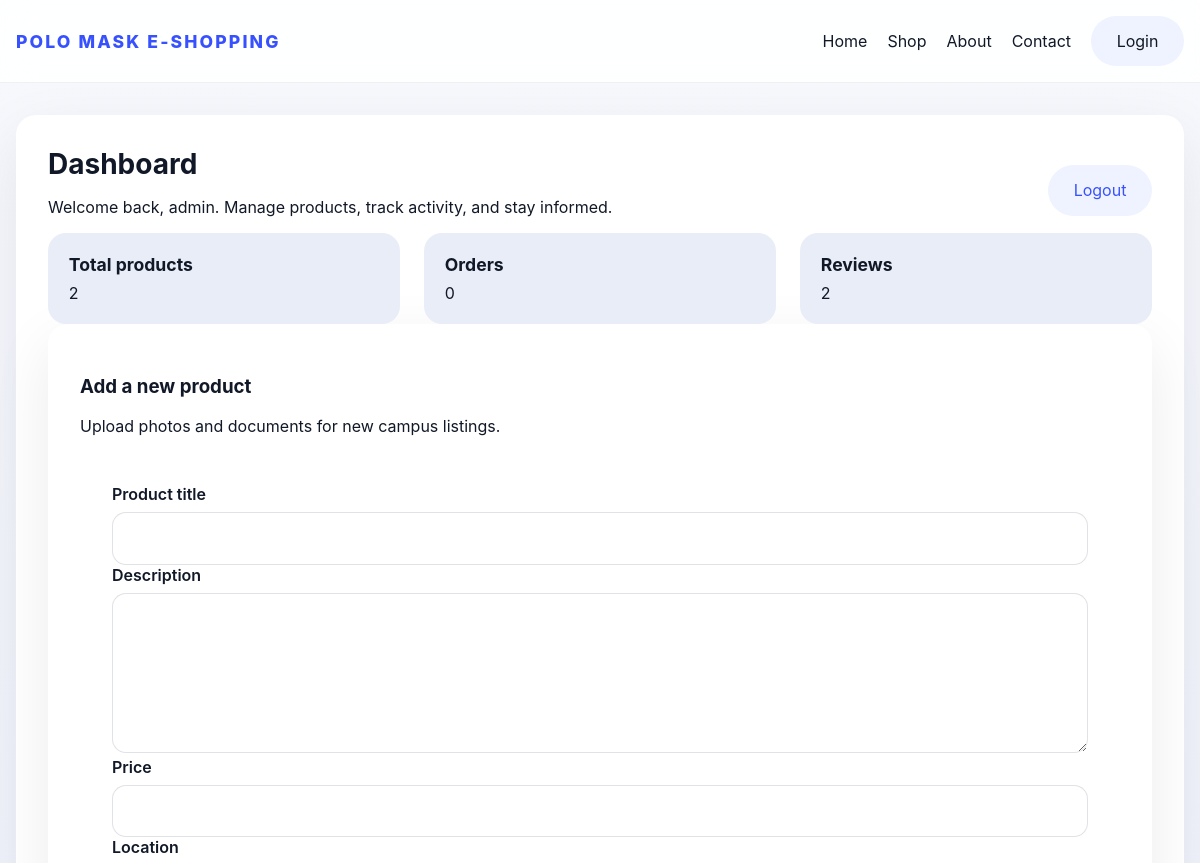
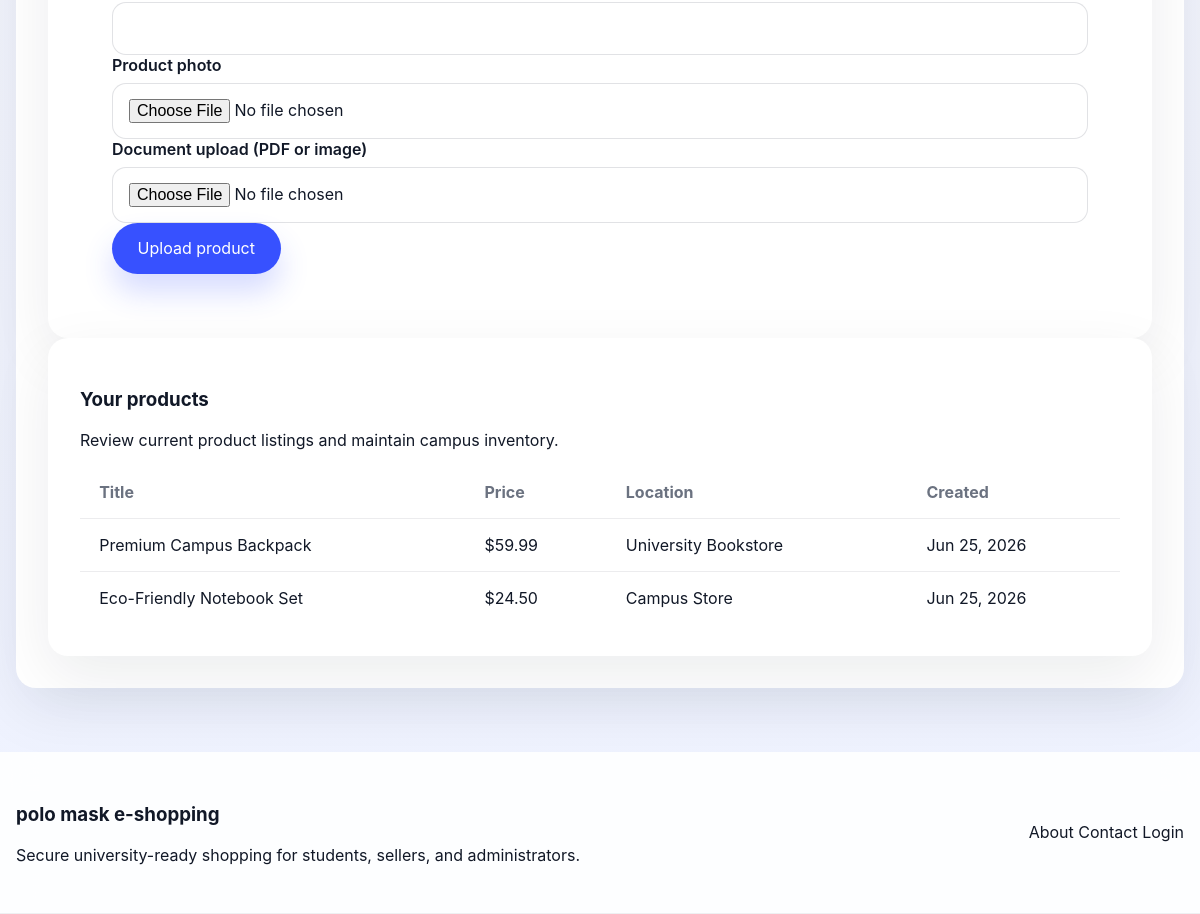
/dashboard.php (signed in), run on the app's committed database (2 pictures, top to bottom).
### tables this page shows
CREATE TABLE IF NOT EXISTS products (
    id INT AUTO_INCREMENT PRIMARY KEY,
    seller_id INT NOT NULL,
    title VARCHAR(255) NOT NULL,
    description TEXT NOT NULL,
    price DECIMAL(10,2) NOT NULL,
    photo_path VARCHAR(255) DEFAULT NULL,
    document_path VARCHAR(255) DEFAULT NULL,
    location VARCHAR(255) DEFAULT NULL,
    created_at TIMESTAMP DEFAULT CURRENT_TIMESTAMP,
    FOREIGN KEY (seller_id) REFERENCES users(id) ON DELETE CASCADE
);

### dashboard.php (the view, shortened to what this page needs)
<?php
require_once 'db_connect.php';
$user = $_SESSION['user'];
try {
    $productCount = $pdo->query('SELECT COUNT(*) FROM products')->fetchColumn();
    $orderCount = $pdo->query('SELECT COUNT(*) FROM orders')->fetchColumn();
    $reviewCount = $pdo->query('SELECT COUNT(*) FROM comments')->fetchColumn();
    if ($user['role'] === 'seller') {
        $sellerProducts = $pdo->prepare('SELECT * FROM products WHERE seller_id = :seller_id ORDER BY created_at DESC');
        $sellerProducts->execute([':seller_id' => $user['id']]);
        $sellerProducts = $sellerProducts->fetchAll();
    } else {
        $sellerProducts = $pdo->query('SELECT p.*, u.username AS seller_name FROM products p JOIN users u ON p.seller_id = u.id ORDER BY p.created_at DESC')->fetchAll();
    }
} catch (PDOException $e) {
    $message = 'Unable to load dashboard data at this time.';
}
?>
<?php include 'header.php'; ?>
<section class="container section-card">
    <div class="section-heading">
        <div>
            <h2>Dashboard</h2>
            <p class="muted">Welcome back, <?= htmlspecialchars($user['username']) ?>. Manage products, track activity, and stay informed.</p>
        </div>
        <a href="logout.php" class="button button-secondary">Logout</a>
    </div>
    <div class="grid-3">
        <div class="stat-block">
            <strong>Total products</strong>
            <span><?= number_format($productCount) ?></span>
        </div>
        <div class="stat-block">
            <strong>Orders</strong>
            <span><?= number_format($orderCount) ?></span>
        </div>
        <div class="stat-block">
            <strong>Reviews</strong>
            <span><?= number_format($reviewCount) ?></span>
        </div>
    </div>
    <div class="section-card">
        <div class="section-heading">
            <div>
                <h3>Add a new product</h3>
                <p class="muted">Upload photos and documents for new campus listings.</p>
            </div>
        </div>
        <form class="form-card" method="post" action="dashboard.php" enctype="multipart/form-data">
            <label class="label" for="title">Product title</label>
            <input class="input" type="text" id="title" name="title" required>
            <label class="label" for="description">Description</label>
            <textarea class="textarea" id="description" name="description" required></textarea>
            <label class="label" for="price">Price</label>
            <input class="input" type="number" id="price" name="price" step="0.01" min="0" required>
            <label class="label" for="location">Location</label>
            <input class="input" type="text" id="location" name="location" required>
            <label class="label" for="photo">Product photo</label>
            <input class="input" type="file" id="photo" name="photo" accept="image/*">
            <label class="label" for="document">Document upload (PDF or image)</label>
            <input class="input" type="file" id="document" name="document" accept="application/pdf,image/*">
            <button class="button button-primary" type="submit">Upload product</button>
        </form>
    </div>
    <div class="section-card">
        <div class="section-heading">
            <div>
                <h3>Your products</h3>
                <p class="muted">Review current product listings and maintain campus inventory.</p>
            </div>
        </div>
        <table class="table">
            <thead>
                <tr>
                    <th>Title</th>
                    <th>Price</th>
                    <th>Location</th>
                    <th>Created</th>
                </tr>
            </thead>
            <tbody>
                <?php foreach ($sellerProducts as $product): ?>
                    <tr>
                        <td><?= htmlspecialchars($product['title']) ?></td>
                        <td>$<?= number_format($product['price'], 2) ?></td>
                        <td><?= htmlspecialchars($product['location']) ?></td>
                        <td><?= date('M j, Y', strtotime($product['created_at'])) ?></td>
                    </tr>
                <?php endforeach; ?>
            </tbody>
        </table>
    </div>
</section>
<?php include 'footer.php'; ?>

### header.php (shortened to what this page needs)
<!DOCTYPE html>
<html lang="en">
<head>
    <link rel="stylesheet" href="style.css">
</head>
<body>
<header class="site-header">
    <div class="container header-inner">
        <a href="index.php" class="brand-logo">polo mask e-shopping</a>
        <nav class="main-nav" aria-label="Primary navigation">
            <a href="index.php">Home</a>
            <a href="shop.php">Shop</a>
            <a href="about.php">About</a>
            <a href="contact.php">Contact</a>
            <a href="login.php" class="button button-secondary">Login</a>
        </nav>
    </div>
</header>
<main class="page-content">

### footer.php (shortened to what this page needs)
</main>
<footer class="site-footer">
    <div class="container footer-inner">
        <div>
            <h3>polo mask e-shopping</h3>
            <p>Secure university-ready shopping for students, sellers, and administrators.</p>
        </div>
        <div class="footer-links">
            <a href="about.php">About</a>
            <a href="contact.php">Contact</a>
            <a href="login.php">Login</a>
        </div>
    </div>
</footer>
</body>
</html>

### style.css (style rules this page uses)
:root { --bg: #f6f7fb; --surface: #ffffff; --surface-strong: #e8edf7; --text: #111827; --muted: #6b7280; --accent: #3751ff; --accent-soft: #eff3ff; --success: #16a34a; --danger: #dc2626; --radius: 20px; --shadow: 0 20px 60px rgba(15, 23, 42, 0.08); font-family: 'Inter', system-ui, -apple-system, BlinkMacSystemFont, 'Segoe UI', sans-serif; }
* { box-sizing: border-box; }
html { scroll-behavior: smooth; }
body { margin: 0; background: linear-gradient(180deg, #f7f8fc 0%, #eef2ff 100%); color: var(--text); }
a { color: inherit; text-decoration: none; }
button, input, textarea, select { font: inherit; }
.container { width: min(1180px, calc(100% - 2rem)); margin: 0 auto; }
.site-header, .site-footer { background: rgba(255, 255, 255, 0.88); backdrop-filter: blur(16px); position: sticky; top: 0; z-index: 50; border-bottom: 1px solid rgba(15, 23, 42, 0.06); }
.header-inner, .footer-inner { display: flex; align-items: center; justify-content: space-between; gap: 1rem; padding: 1rem 0; }
.brand-logo { font-size: 1.1rem; font-weight: 800; letter-spacing: 0.12em; text-transform: uppercase; color: var(--accent); }
.main-nav { display: flex; gap: 1.25rem; align-items: center; flex-wrap: wrap; }
.main-nav a { color: var(--text); transition: color 0.2s ease; }
.page-content { padding: 2rem 0 4rem; }
.hero, .section-card, .panel { background: var(--surface); border-radius: var(--radius); box-shadow: var(--shadow); }
.button { display: inline-flex; align-items: center; justify-content: center; padding: 0.95rem 1.6rem; border-radius: 999px; border: none; cursor: pointer; transition: transform 0.25s ease, background 0.25s ease, box-shadow 0.25s ease; }
.button-primary { background: var(--accent); color: #fff; box-shadow: 0 18px 30px rgba(55, 81, 255, 0.2); }
.button-secondary { background: var(--accent-soft); color: var(--accent); }
.grid-3, .grid-2, .product-grid, .product-details, .stats-grid, .form-grid { display: grid; gap: 1.5rem; }
.grid-3 { grid-template-columns: repeat(3, minmax(0, 1fr)); }
.section-heading { display: flex; align-items: center; justify-content: space-between; gap: 1rem; flex-wrap: wrap; }
.section-heading h2 { margin: 0; font-size: 1.75rem; }
.label { display: block; margin-bottom: 0.5rem; font-weight: 600; color: var(--text); }
.input, .textarea, .select { width: 100%; padding: 0.95rem 1rem; border-radius: 14px; border: 1px solid rgba(15, 23, 42, 0.12); background: #fff; color: var(--text); outline: none; transition: border-color 0.2s ease, box-shadow 0.2s ease; }
.textarea { min-height: 160px; resize: vertical; }
.form-card { padding: 2rem; }
.stat-block { background: var(--surface-strong); padding: 1.3rem; border-radius: 18px; }
.stat-block strong { display: block; margin-bottom: 0.5rem; font-size: 1.1rem; }
.table { width: 100%; border-collapse: collapse; background: var(--surface); border-radius: var(--radius); overflow: hidden; }
.table th, .table td { padding: 1rem 1.2rem; text-align: left; border-bottom: 1px solid rgba(15, 23, 42, 0.08); }
.table th { color: var(--muted); font-weight: 700; }
.table tr:last-child td { border-bottom: none; }
.section-card { padding: 2rem; }
.footer-inner { padding: 2rem 0; }

### data on the page
products: title "Premium Campus Backpack", price "59.99", location "University Bookstore", created_at "Jun 25, 2026"
products: title "Eco-Friendly Notebook Set", price "24.50", location "Campus Store", created_at "Jun 25, 2026"

### other printed values
$user['username'] "admin"
$productCount "2"
$orderCount "0"
$reviewCount "2"
